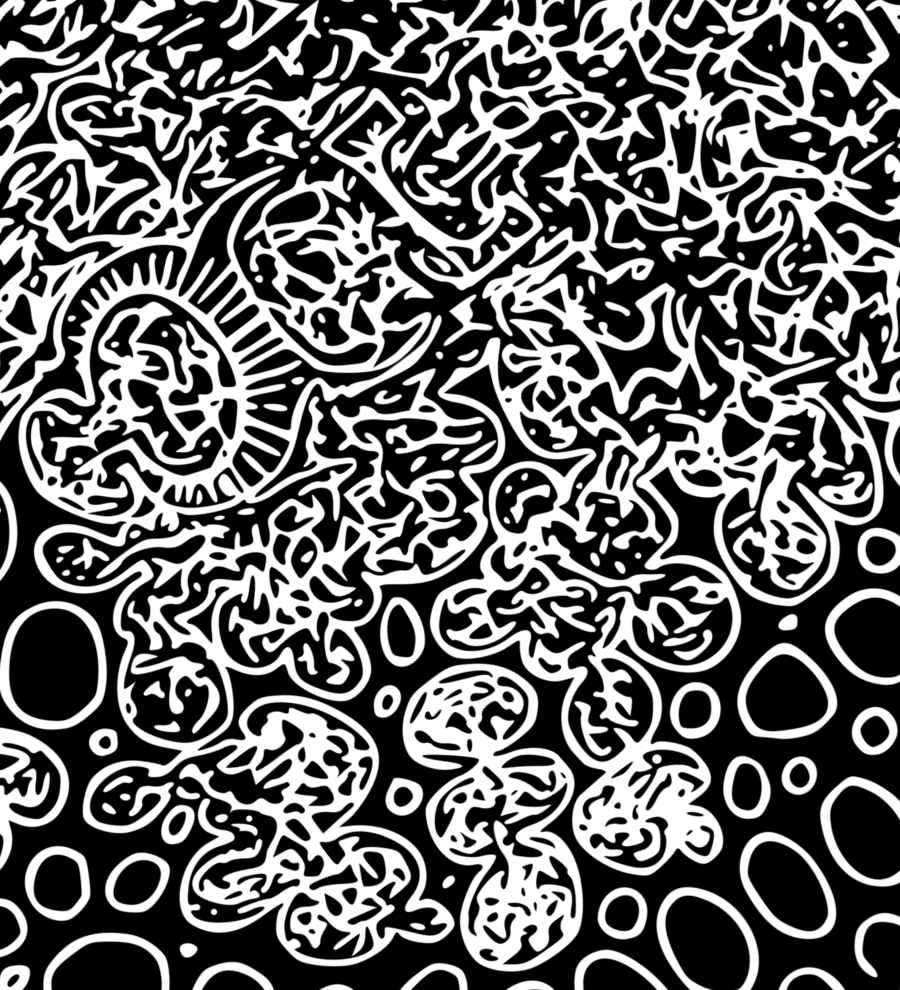
#> input picture lab05/zad5/TMS.png, 900 x 990 px
$ python korelacja.py
#> lines starting #> are read from the running program, lines starting #| are printed output that depends on the picture; after the words box and inside, x2 and y2 are one past the last pixel; in counts of white or black regions, pixels touching at a corner belong together
import cv2
import numpy as np
import matplotlib.pyplot as plt


def znajdz_i_porownaj(wzorzec_gray, sekcja_gray):
    res = cv2.matchTemplate(wzorzec_gray, sekcja_gray, cv2.TM_CCOEFF_NORMED)
    _, _, _, max_loc = cv2.minMaxLoc(res)
    start_x, start_y = max_loc
    S_h, S_w = sekcja_gray.shape[:2]

    wzorzec_cropped = wzorzec_gray[start_y : start_y + S_h, start_x : start_x + S_w]

    diff = cv2.absdiff(wzorzec_cropped, sekcja_gray)
    _, mapa_roznic = cv2.threshold(diff, 35, 255, cv2.THRESH_BINARY)

    kernel = np.ones((3, 3), np.uint8)
    mapa_roznic = cv2.dilate(mapa_roznic, kernel, iterations=1)

    return mapa_roznic, np.sum(mapa_roznic > 0)


def main():
    wzorzec = cv2.imread("TMS.png", cv2.IMREAD_GRAYSCALE)
#> wzorzec is the input picture: shape (990, 900); min 0, max 255, mean 103.3
    if wzorzec is None:
        return

    sekcje_pliki = {
        "A": "TMS_a.png",
        "B": "TMS_b.png",
        "C": "TMS_c.png",
        "D": "TMS_d.png",
        "E": "TMS_e.png",
    }

    fig, axes = plt.subplots(2, 3, figsize=(15, 10))
    axes = axes.flatten()

    axes[0].imshow(wzorzec, cmap="gray")
    axes[0].set_title("WZORZEC (TMS.png)", fontweight="bold")
    axes[0].axis("off")

    for i, (litera, nazwa) in enumerate(sekcje_pliki.items()):
        sekcja_img = cv2.imread(nazwa, cv2.IMREAD_GRAYSCALE)
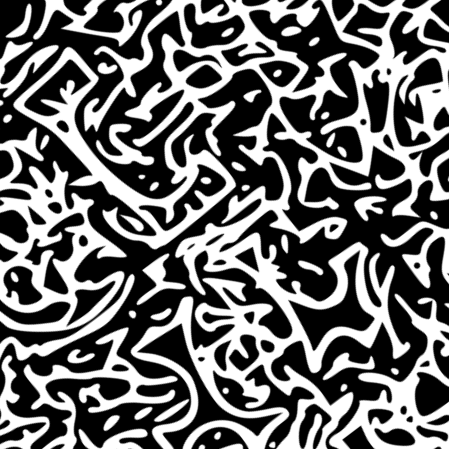
#> input picture lab05/zad5/TMS_a.png, 449 x 449 px
#> sekcja_img is the input picture: shape (449, 449); min 0, max 255, mean 109.1
        ax = axes[i + 1]

        if sekcja_img is not None:
            mapa, bledy = znajdz_i_porownaj(wzorzec, sekcja_img)
#> in znajdz_i_porownaj, `res = cv2.matchTemplate(wzorzec_gray, sekcja_gray, cv2.TM_CCOEFF_NORMED)`:
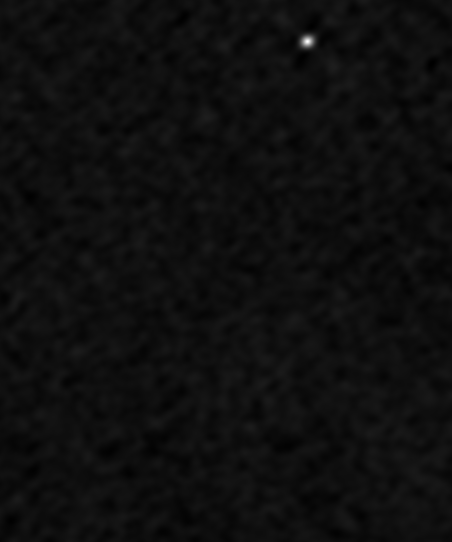
#> res: shape (542, 452) float32; min -0.0627, max 1, mean 0.000214; drawn with min black and max white
#> in znajdz_i_porownaj, `_, _, _, max_loc = cv2.minMaxLoc(res)`: max_loc = (307, 41)
#> in znajdz_i_porownaj, `start_x, start_y = max_loc`: start_x = 307; start_y = 41
#> in znajdz_i_porownaj, `diff = cv2.absdiff(wzorzec_cropped, sekcja_gray)`:
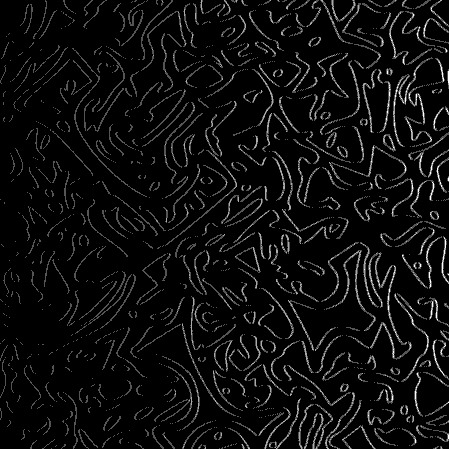
#> diff: shape (449, 449); min 0, max 3, mean 0.16; drawn with min black and max white
#> in znajdz_i_porownaj, `_, mapa_roznic = cv2.threshold(diff, 35, 255, cv2.THRESH_BINARY)`: mapa_roznic: shape (449, 449); every value is 0
#> bledy = 0
            ax.imshow(sekcja_img, cmap="gray")
            ax.imshow(mapa, cmap="Reds", alpha=0.5)
            status = "ZGODNA" if bledy < 15 else "BŁĘDNA"
#> status = 'ZGODNA'
            ax.set_title(
                f"Sekcja {litera}: {status}", color="green" if bledy < 15 else "red"
            )
        else:
            ax.set_title(f"Sekcja {litera}: Brak pliku")
        ax.axis("off")
#> pass 2 of the loop in main, `for i, (litera, nazwa) in enumerate(sekcje_pliki.items()):`:
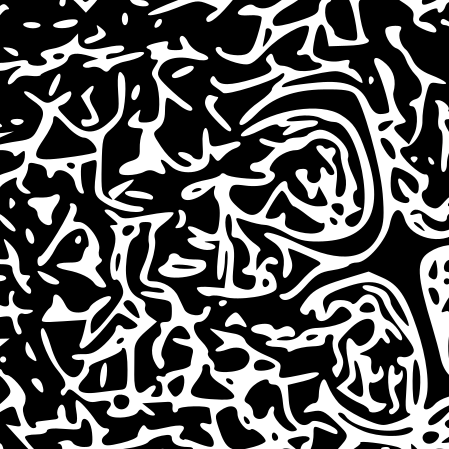
#> input picture lab05/zad5/TMS_b.png, 449 x 449 px
#> in main, sekcja_img is the input picture: shape (449, 449); min 0, max 255, mean 93.5
#> in znajdz_i_porownaj (call 2), `res = cv2.matchTemplate(wzorzec_gray, sekcja_gray, cv2.TM_CCOEFF_NORMED)`:
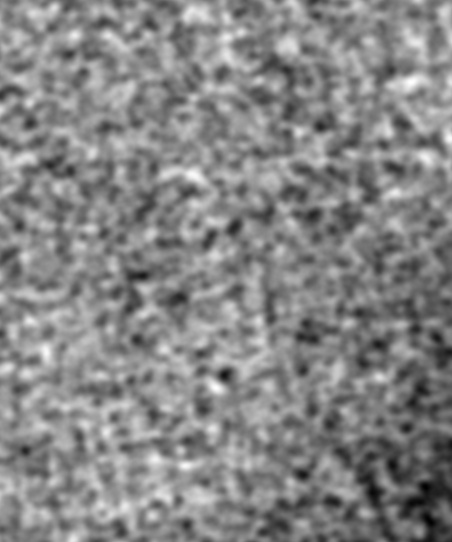
#> res: shape (542, 452) float32; min -0.0642, max 0.0578, mean -0.000185; drawn with min black and max white
#> max_loc = (410, 82)
#> start_x = 410; start_y = 82
#> in znajdz_i_porownaj (call 2), `mapa_roznic = cv2.dilate(mapa_roznic, kernel, iterations=1)`:
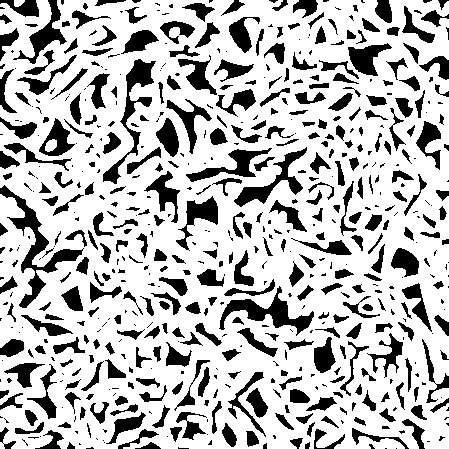
#> mapa_roznic: shape (449, 449); 73.4% white; 619 black regions (267 under 20 px), largest, box (x1, y1, x2, y2) and area: (0, 185, 84, 308) 1854, (219, 286, 314, 336) 1390, (103, 59, 156, 184) 1329
#> bledy = 147888
#> status = 'BŁĘDNA'
#> pass 3 of the loop in main, `for i, (litera, nazwa) in enumerate(sekcje_pliki.items()):`:
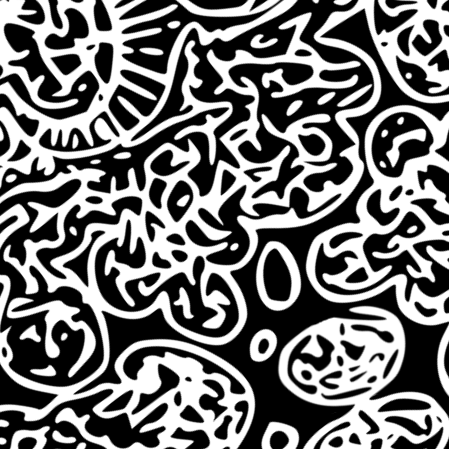
#> input picture lab05/zad5/TMS_c.png, 449 x 449 px
#> in main, sekcja_img is the input picture: shape (449, 449); min 0, max 255, mean 116.5
#> in znajdz_i_porownaj (call 3), `res = cv2.matchTemplate(wzorzec_gray, sekcja_gray, cv2.TM_CCOEFF_NORMED)`:
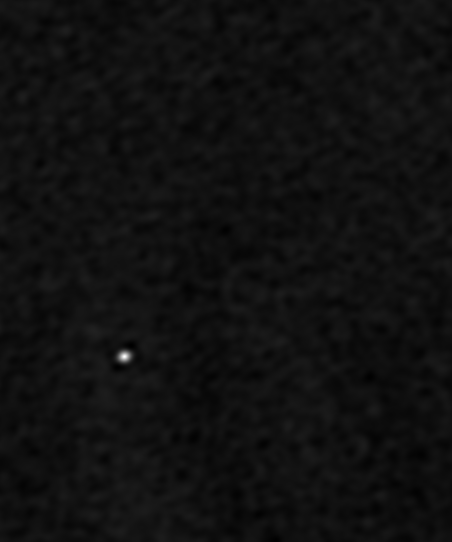
#> res: shape (542, 452) float32; min -0.0674, max 0.946, mean -0.000137; drawn with min black and max white
#> max_loc = (124, 356)
#> start_x = 124; start_y = 356
#> in znajdz_i_porownaj (call 3), `mapa_roznic = cv2.dilate(mapa_roznic, kernel, iterations=1)`:
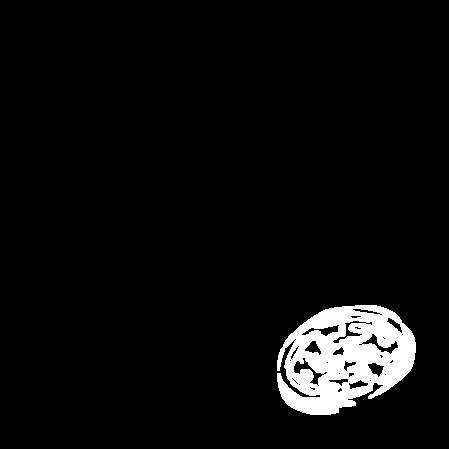
#> mapa_roznic: shape (449, 449); 4.9% white; 1 white region, box (x1, y1, x2, y2) and area: (277, 305, 416, 415) 9782
#> bledy = 9782
#> the loop made 5 passes; the first 3 are shown

    plt.tight_layout()
    plt.savefig("Zestawienie_TMS_Wyniki.png", dpi=200)
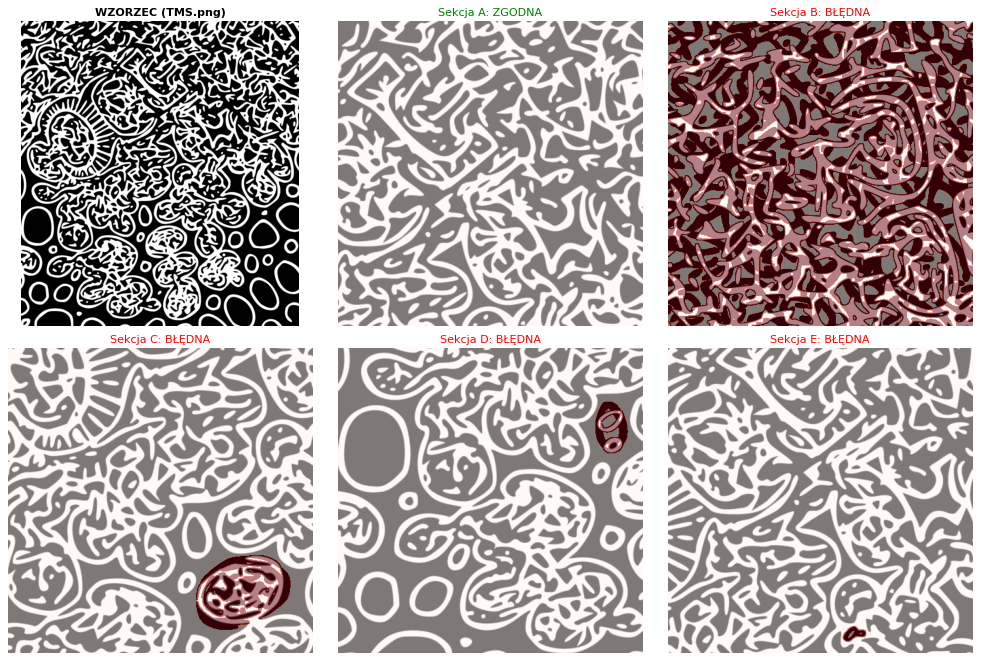
#> figure drawn by matplotlib, 6 panels
    print("Zestawienie wygenerowane do: 'Zestawienie_TMS_Wyniki.png'")
    plt.show()


if __name__ == "__main__":
    main()
